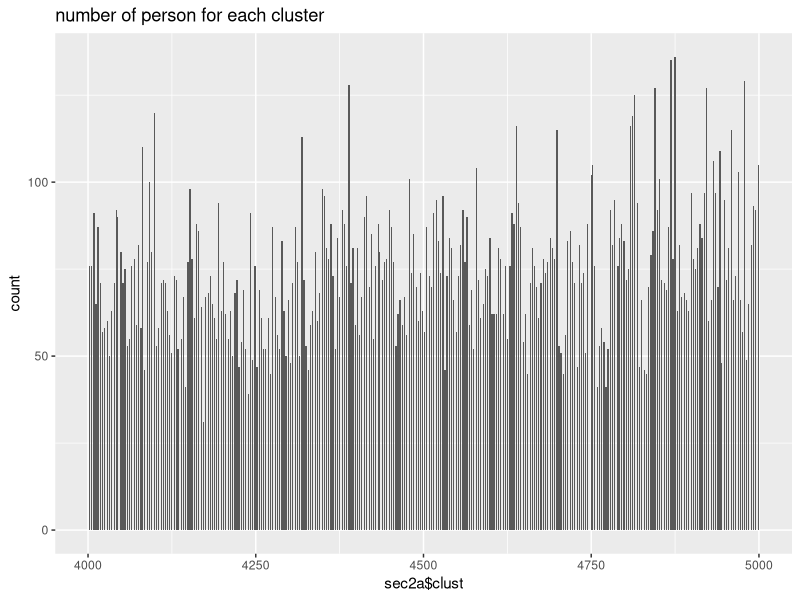

R code for this plot:
library(tidyverse)
library(haven)
library(dplyr)
library(GGally)


sec2a <- read_dta("./raw_data/sec2a.dta")  #data about education
summary(sec2a)
count(sec2a)


sec2a %>% group_by(sec2a$clust) %>% summarize(count=n())
sec2a %>% group_by(sec2a$clust,sec2a$nh) %>% summarize(count=n())
sec2a %>% group_by(sec2a$clust, sec2a$nh,sec2a$pid) %>% summarize(count=n())


sec2a %>%
  group_by(sec2a$clust) %>% 
  ggplot(aes(x = sec2a$clust)) + geom_bar() + ggtitle("number of person for each cluster") 
  
